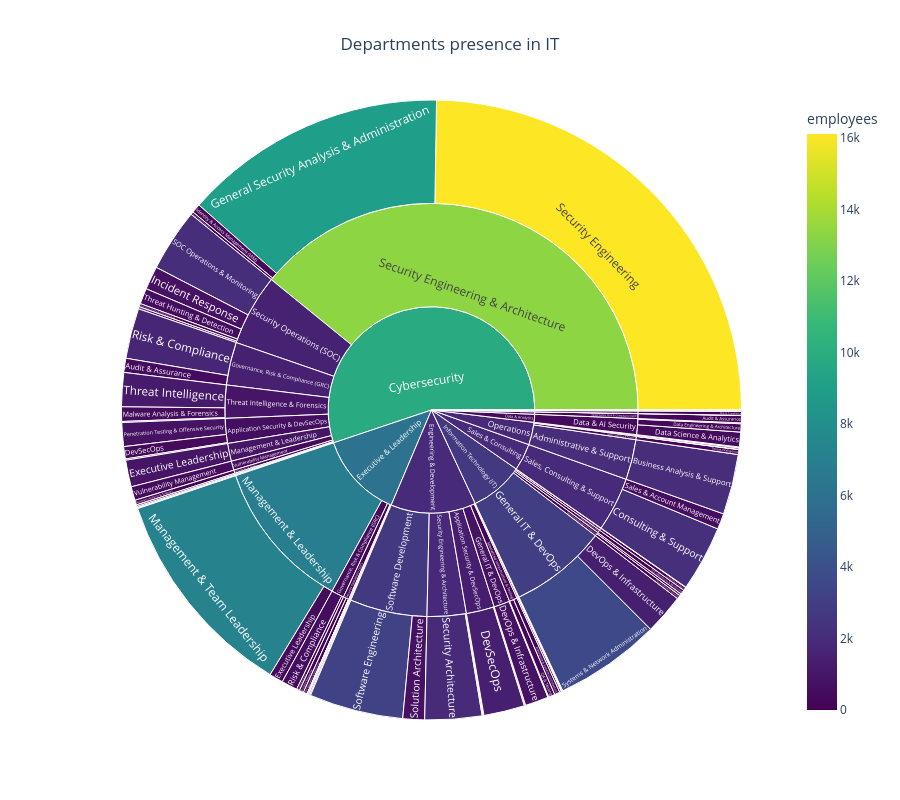

Notebook cell for this chart:
### Code cell
sunburst_chart = px.sunburst(
    data_frame=jobs_df2,
    title='Departments presence in IT',
    height=800,
    path=['department', 'category', 'subcategory'],
    values='employees',
    color='employees',
    color_continuous_scale=px.colors.sequential.Viridis
)

# Customize layout for better display
sunburst_chart.update_layout(
    font=dict(size=12),
    title_x=0.5, # Center the title
)

# Showing the organizational structure
sunburst_chart.show()

### Figure 1 — Plotly figure (JSON) as saved in the notebook; plotly's stock layout.template omitted (floating-point values rounded to 4 significant figures; data arrays with more than 128 entries replaced by an {"elided": "..."} marker saying what was removed)
{"data": [{"branchvalues": "total", "customdata": {"elided": "139x1 float values"}, "domain": {"x": [0, 1], "y": [0, 1]}, "hovertemplate": "labels=%{label}<br>employees_sum=%{value}<br>parent=%{parent}<br>id=%{id}<br>employees=%{color}<extra></extra>", "ids": {"elided": "139 str values"}, "labels": {"elided": "139 str values"}, "marker": {"coloraxis": "coloraxis", "colors": {"elided": "139 float values"}}, "name": "", "parents": {"elided": "139 str values"}, "type": "sunburst", "values": {"elided": "139 float values"}}], "layout": {"coloraxis": {"colorbar": {"title": {"text": "employees"}}, "colorscale": [[0, "#440154"], [0.1111, "#482878"], [0.2222, "#3e4989"], [0.3333, "#31688e"], [0.4444, "#26828e"], [0.5556, "#1f9e89"], [0.6667, "#35b779"], [0.7778, "#6ece58"], [0.8889, "#b5de2b"], [1, "#fde725"]]}, "font": {"size": 12}, "height": 800, "legend": {"tracegroupgap": 0}, "title": {"text": "Departments presence in IT", "x": 0.5}}}
